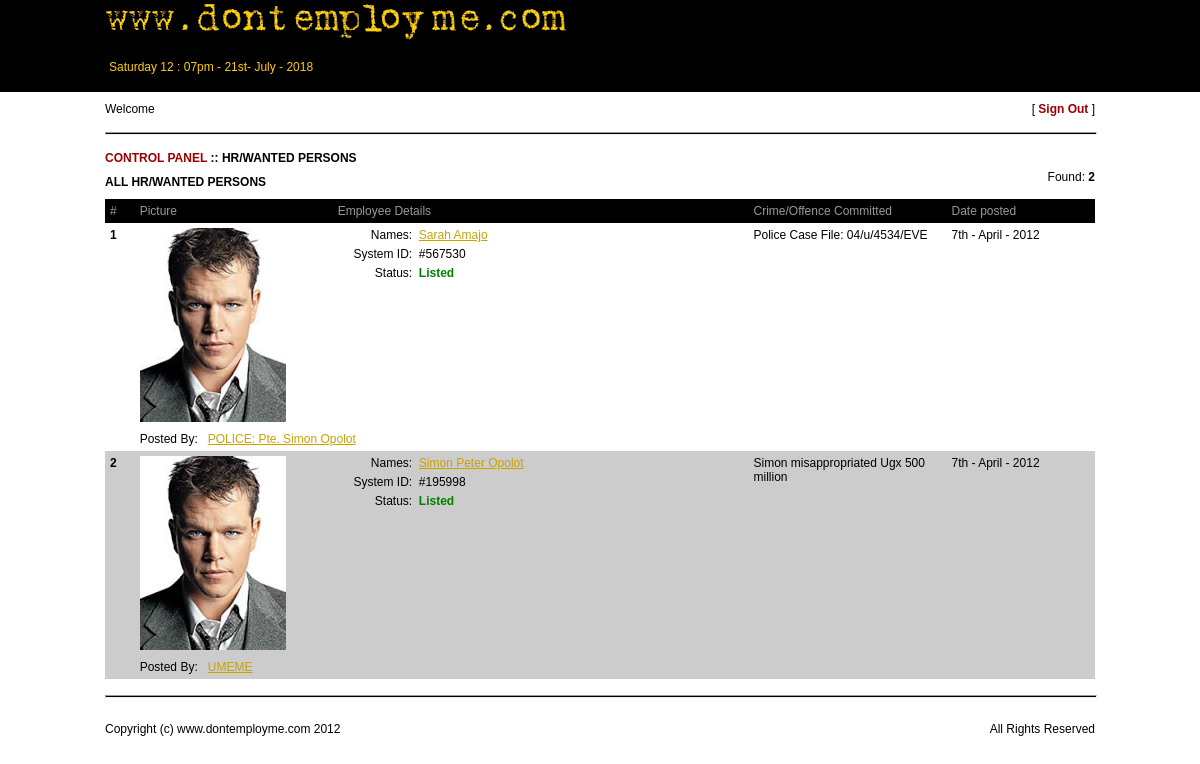
Page /panel_area/website_list.php on the committed database.
### tables this page shows
CREATE TABLE IF NOT EXISTS `persons_list` (
  `id` int(15) NOT NULL AUTO_INCREMENT,
  `userid` int(15) NOT NULL,
  `origin` int(1) NOT NULL,
  `randomid` varchar(10) NOT NULL,
  `picture` varchar(100) NOT NULL,
  `fname` varchar(150) NOT NULL,
  `mname` varchar(200) NOT NULL,
  `lname` varchar(150) NOT NULL,
  `alias1` varchar(200) NOT NULL,
  `alias2` varchar(200) NOT NULL,
  `alias3` varchar(200) NOT NULL,
  `phoneno` varchar(14) NOT NULL,
  `gender` int(1) NOT NULL,
  `race` varchar(20) NOT NULL,
  `tribe` varchar(100) NOT NULL,
  `pheight` varchar(20) NOT NULL,
  `haircolor` varchar(20) NOT NULL,
  `eyecolor` varchar(20) NOT NULL,
  `dateofbirth` varchar(20) NOT NULL,
  `maritalstatus` int(1) NOT NULL,
  `spousename` varchar(200) NOT NULL,
  `fathername` varchar(200) NOT NULL,
  `mothername` varchar(200) NOT NULL,
  `parentsresidence` varchar(100) NOT NULL,
  `countryofbirth` varchar(20) NOT NULL,
  `placeofbirth` varchar(150) NOT NULL,
  `nationality` varchar(100) NOT NULL,
  `passportno` varchar(20) NOT NULL,
  `idcard` varchar(20) NOT NULL,
  `drivingpermit` varchar(20) NOT NULL,
  `address` text NOT NULL,
  `streetaddress` varchar(150) NOT NULL,
  `city` varchar(150) NOT NULL,
  `parish` varchar(150) NOT NULL,
  `village` varchar(150) NOT NULL,
  `zone` varchar(200) NOT NULL,
  `occupation` varchar(200) NOT NULL,
  `qualification` varchar(200) NOT NULL,
  `university` text NOT NULL,
  `secondaryschool` text NOT NULL,
  `primaryschool` text NOT NULL,
  `specialcourse` text NOT NULL,
  `hrcomment` text NOT NULL,
  `status` int(1) NOT NULL,
  `date_posted` varchar(10) NOT NULL,
  PRIMARY KEY (`id`)
);

CREATE TABLE IF NOT EXISTS `user_accounts_police` (
  `id` int(15) NOT NULL AUTO_INCREMENT,
  `userid` int(15) NOT NULL,
  `names` varchar(200) NOT NULL,
  `phoneno` varchar(15) NOT NULL,
  `date_joined` varchar(15) NOT NULL,
  PRIMARY KEY (`id`)
);

CREATE TABLE IF NOT EXISTS `user_accounts_companies` (
  `id` int(15) NOT NULL AUTO_INCREMENT,
  `userid` int(15) NOT NULL,
  `companynames` varchar(200) NOT NULL,
  `contactnames` varchar(200) NOT NULL,
  `address` text NOT NULL,
  `phoneno` varchar(20) NOT NULL,
  `emailid` varchar(150) NOT NULL,
  `date_joined` varchar(15) NOT NULL,
  PRIMARY KEY (`id`)
);

### other_files/inc_alllist.php (the view, shortened to what this page needs)
<table border="0" width="100%" cellpadding="0" cellspacing="0">
	<tr>
		<td>
        	<a href="../panel_area/index.php" class="toplinks" title="CONTROL PANEL">CONTROL PANEL</a> <b> :: HR/WANTED PERSONS</b>
        </td>
	</tr>
	<?php
		$qry = mysql_query("SELECT id, userid, origin, picture, randomid, fname, mname, lname, hrcomment, status, date_posted FROM persons_list ORDER BY date_posted DESC");
		$num = mysql_num_rows($qry);
	?>
    <tr>
    	<td>
        	<table border="0" width="100%" cellpadding="0" cellspacing="0">
            	<tr>
                	<td style="padding-top:10px;">
                    	<b>ALL HR/WANTED PERSONS</b>
                    </td>
                    <td align="right">
                    	Found: <b><?php echo $num; ?></b>
                    </td>
                </tr>
                <?php
				if($num != 0)
				{
				?>
                <tr>
                	<td style="padding-top:10px;" colspan="2">
                    	<table border="0" width="100%" cellpadding="0" cellspacing="0">
                        	<tr>
                            	<td width="3%" class="tdmain">
                                	#
                                </td>
                                <td width="20%" class="tdmain">
                                	Picture
                                </td>
                                <td class="tdmain">
                                	Employee Details
                                </td>
                                <td width="20%" class="tdmain">
                                	Crime/Offence Committed
                                </td>
                                <td width="15%" class="tdmain">
                                	Date posted
                                </td>
                            </tr>
                            <?php
							$counter = 1;
							while($result = mysql_fetch_array($qry))
							{
								if(($counter % 2) == 0)
								{
									$row = "evenrow";
								}
								else
								{
									$row = "oddrow";
								}
								if($result['origin'] == 2)
								{
									$user = mysql_fetch_array(mysql_query("SELECT names FROM user_accounts_police WHERE userid = '".$result['userid']."'"));
									$sourcenames = "POLICE: ".$user['names'];
								}
								else
								{
									$user = mysql_fetch_array(mysql_query("SELECT companynames FROM user_accounts_companies WHERE userid = '".$result['userid']."'"));
									$sourcenames = $user['companynames'];
								}
								if($result['mname'] != "")
								{
									$middle = " ".$result['mname']." ";
								}
								else
								{
									$middle = " ";
								}
								$names = $result['fname'].$middle.$result['lname'];
							?>
                            <tr class="<?php echo $row; ?>">
                            	<td class="tdother">
                                	<b><?php echo $counter; ?></b>
                                </td>
                                <td class="tdother">
                                	<?php
                                    if($result['picture'] != "")
									{
										$image = getimagesize("../file_loads/".$result['picture']);
									  ?>
                                    	<a class="fancybox fancybox.ajax" href="../other_files/thisemployee.php?i=<?php echo base64_encode($result['id']); ?>" title="Details of employee - <?php echo $names; ?>">
                                        	<img src="../file_loads/<?php echo $result['picture']; ?>" width="<?php echo $image[0]; ?>" height="<?php echo $image[1]; ?>" border="0">
                                       	</a>
                                    <?php
									}
									?>
                                </td>
                                <td class="tdother">
                                	<table border="0" width="100%" cellpadding="0" cellspacing="0">
										<tr>
											<td align="right">
                                            	Names: &nbsp;
                                            </td>
                                            <td align="left">
												<a href="#" class="links" title="View Profile - <?php echo $names; ?>"><?php echo $names; ?></a>
                                           	</td>
                                      	</tr>
                                        <tr>
											<td style="padding-top:5px;" align="right">
                                            	System ID: &nbsp;
                                            </td>
                                            <td style="padding-top:5px;">
												<?php echo "#".$result['randomid']; ?>
                                           	</td>
                                      	</tr>
                                        <tr>
											<td width="20%" style="padding-top:5px;" align="right">
                                            	Status: &nbsp;
                                            </td>
                                            <td style="padding-top:5px;">
												<?php
												if($result['status'] == 1)
												{
													echo "<font color=\"green\"><b>Listed</b></font>";
												}
												else
												{
													echo "<font color=\"red\"><b>Not Listed</b></font>";
												}
												?>
                                           	</td>
                                      	</tr>
                                  	</table>
                                </td>
                                <td class="tdother">
                                	<?php echo $result['hrcomment']; ?>
                                </td>
                                <td class="tdother">
                                	<?php echo date("jS - F - Y", $result['date_posted']); ?>
                                </td>
                            </tr>
                            <tr class="<?php echo $row; ?>">
                            	<td class="tdother">
                                </td>
                                <td class="tdother" colspan="2">
                                	Posted By: &nbsp; <a class="fancybox fancybox.ajax" href="../other_files/thiscompany.php?task=<?php echo $result['origin']; ?>&i=<?php echo base64_encode($result['userid']); ?>" id="links" title="Details - <?php echo $sourcenames; ?>"><?php echo $sourcenames; ?></a>
                                </td>
                                <td class="tdother">
                                </td>
                                <td align="center" class="tdother">
                                </td>
                            </tr>
                            <?php
							$counter++;
							}
							?>
                        </table>
                    </td>
                </tr>
                <?php
				}
				?>
            </table>
        </td>
    </tr>
</table>

### panel_area/website_list.php (shortened to what this page needs)
<!DOCTYPE html PUBLIC "-//W3C//DTD XHTML 1.0 Transitional//EN""http://www.w3.org/TR/xhtml1/DTD/xhtml1-transitional.dtd">
<html xmlns="http://www.w3.org/1999/xhtml">
	<head>
        <link rel="stylesheet" type="text/css" href="../site_css/cssfile.css" />
        <link rel="stylesheet" type="text/css" href="../site_css/jquery.fancybox.css" media="screen" />
    </head>
    <body>
        <table border="0" width="100%" align="center" cellpadding="0" cellspacing="0">
            <tr>
            	<td align="center" style="background-color:#000;">
                	<table border="0" width="990px" cellpadding="0" cellspacing="0">
                    	<tr>
                        	<td>
                            	<table border="0" width="100%" cellpadding="0" cellspacing="0">
                                	<tr>
                                    	<td width="50%">
                                        	<img src="../images/pagetitle.gif" width="468" height="42" border="0" />
                                        </td>
                                        <td style="text-align:right;">
                                        </td>
                                    </tr>
                                    <tr>
                                    	<td colspan="2" height="50px" style="color:#FFCC0A;">
                                        	<?php require_once("../other_files/timesection.php"); ?>
                                        </td>
                                    </tr>
                                </table>
                            </td>
                        </tr>
                    </table>
              	</td>
          	</tr>
            <tr>
            	<td align="center">
                	<table border="0" width="990px" cellpadding="0" cellspacing="0">
                    	<tr>
                        	<td>
                            	<table border="0" width="100%" cellpadding="0" cellspacing="0">
                                	<tr>
                                    	<td style="padding-top:10px;">
                                        	<?php require_once("../other_files/loggedin_bar.php"); ?>
                                        </td>
                                    </tr>
                                    <tr>
                                    	<td style="padding-top:10px;">
                                        	<hr style="background-color:#000" width="100%" size="3" />
                                        </td>
                                    </tr>
                                    <tr>
                                    	<td style="padding-top:10px;">
                                        	<?php require_once("../other_files/inc_alllist.php"); ?>
                                        </td>
                                    </tr>
                                    <tr>
                                    	<td style="padding-top:10px;">
                                        	<hr style="background-color:#000" width="100%" size="3" />
                                        </td>
                                    </tr>
                                </table>
                            </td>
                        </tr>
                        <tr>
                        	<td height="50px" align="left">
                            	<?php require_once("../other_files/footer_other.php"); ?>
                            </td>
                        </tr>
                    </table>
              	</td>
          	</tr>
       	</table>
    </body>
</html>

### other_files/timesection.php
<table border="0" width="100%" cellpadding="2" cellspacing="2">
	<tr>
		<td style="text-align:left;">
			<?php
			$thissec = mktime();
			$thismoment = $thissec + (60 * 60 * 3);
			 $display = date("l h : ia - jS- F - Y", $thismoment);
			 echo $display;
			?>
		</td>
   	</tr>
</table>

### other_files/loggedin_bar.php
<table border="0" width="100%" cellpadding="0" cellspacing="0">
	<tr>
    	<td align="left">
        	Welcome <b><span id="reload_names"><?php echo $_SESSION['ssnames']; ?></span></b>
        </td>
        <td align="right">
        	[ <a href="#" onclick="document.location.href = '../other_files/signout.php';" class="signout" title="Sign Out - <?php echo $_SESSION['ssnames']; ?>">Sign Out </a>]
        </td>
    </tr>
</table>

### other_files/footer_other.php
<table border="0" width="100%" align="center" cellpadding="0" cellspacing="0">
	<tr>
    	<td width="50%">
        	Copyright (c) www.dontemployme.com 2012
        </td>
    	<td align="right">
        	All Rights Reserved
        </td>
    </tr>
</table>

### site_css/cssfile.css (style rules this page uses)
body { font-family: Arial, Helvetica, sans-serif; font-size:12px; margin:0px; padding:0px; }
.links { color:#CAA200; }
#links { color:#CAA200; }
.signout { color:#990000; font-weight:bold; text-decoration:none; }
.toplinks { text-decoration:none; color:#990000; font-weight:bold; }
.tdmain { padding:5px; font-weight:normal; background-color:#000; color:#999; }
.tdother { padding:5px; vertical-align:top; }
.evenrow { background-color:#CCC; }
.oddrow { background-color:#FFFFFF; }

### rows in the picture
persons_list: picture (picture), names "Sarah Amajo", randomid "567530", status "Listed", hrcomment "Police Case File: 04/u/4534/EVE", date_posted "7th - April - 2012", user_accounts_police.names "POLICE: Pte. Simon Opolot"
persons_list: picture (picture), names "Simon Peter Opolot", randomid "195998", status "Listed", hrcomment "Simon misappropriated Ugx 500 million", date_posted "7th - April - 2012", user_accounts_companies.companynames "UMEME"

### other values in the picture
$display "Saturday 12 : 07pm - 21st- July - 2018"
$num "2"
